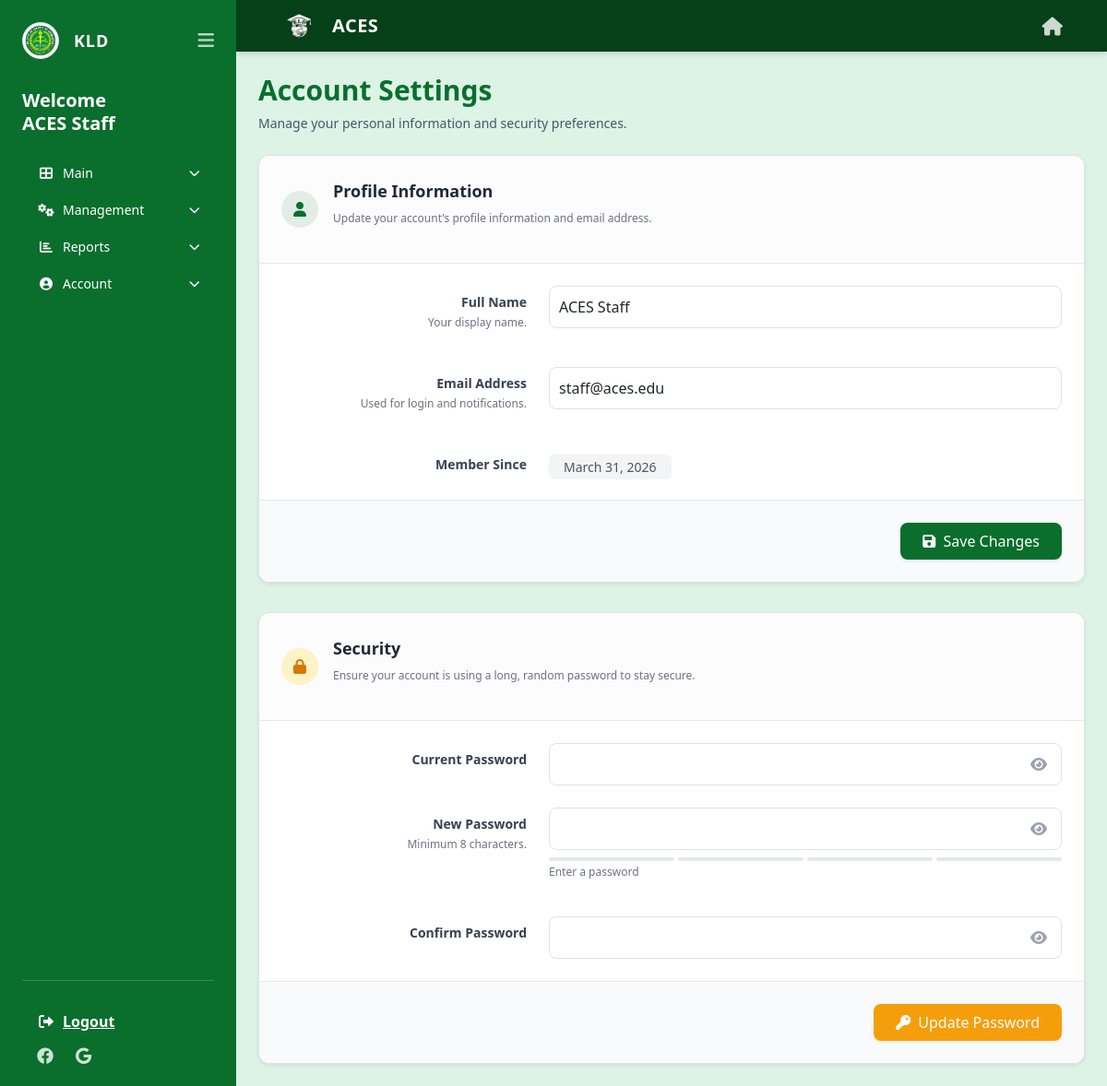
Before: /staff/account.php (signed in) with the older database file.
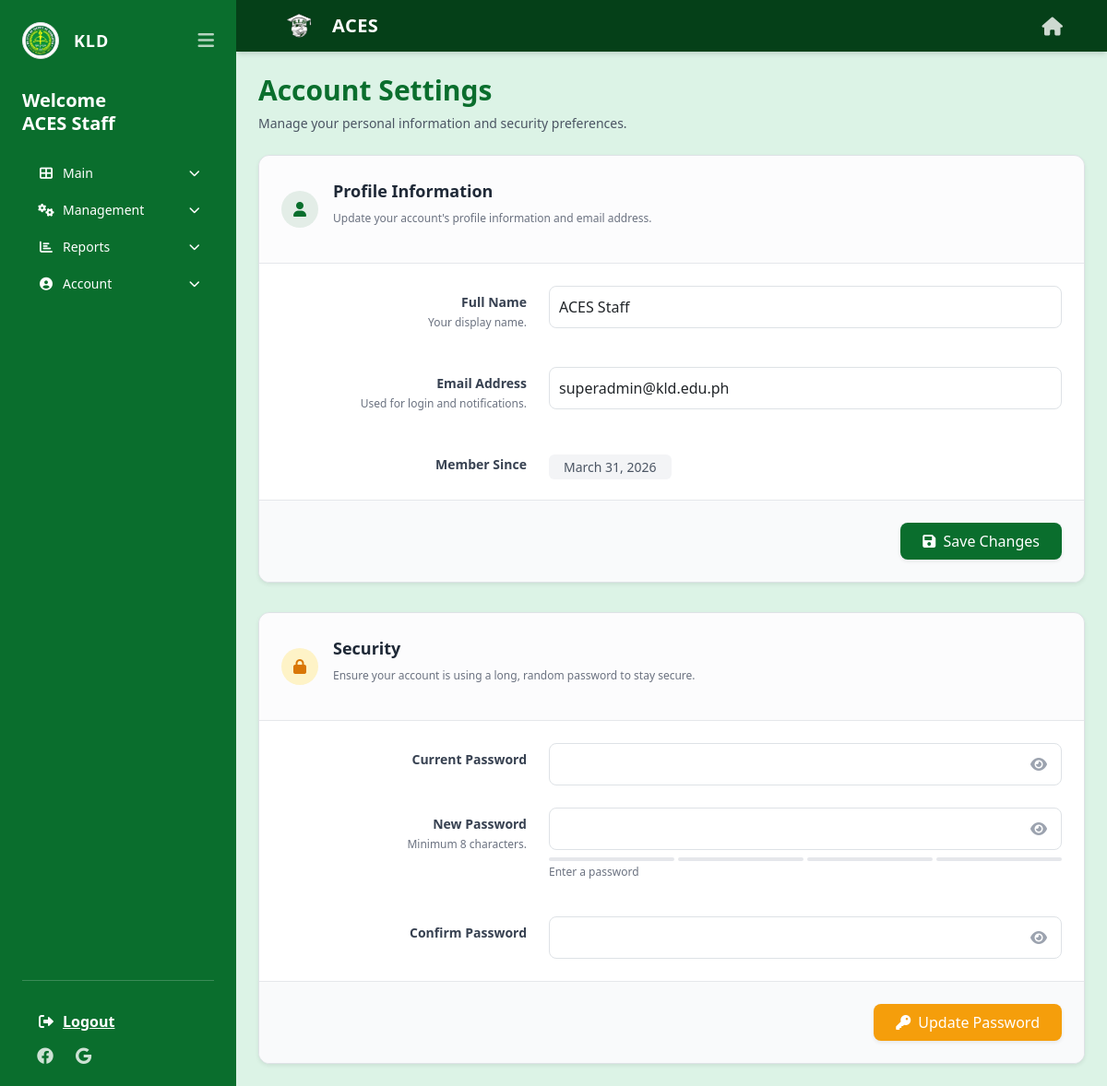
After: the same page with the newer database file.
### tables this page shows
CREATE TABLE `users` (
  `user_id` int(11) NOT NULL,
  `email` varchar(100) NOT NULL,
  `password_hash` varchar(255) NOT NULL,
  `is_verified` tinyint(1) NOT NULL DEFAULT 0,
  `verification_token` varchar(64) DEFAULT NULL,
  `verification_expires` datetime DEFAULT NULL,
  `reset_token` varchar(64) DEFAULT NULL,
  `reset_expires` datetime DEFAULT NULL,
  `full_name` varchar(100) NOT NULL,
  `role` enum('student','staff') NOT NULL,
  `staff_role` varchar(50) DEFAULT NULL,
  `is_active` tinyint(1) NOT NULL DEFAULT 1,
  `created_by` int(11) DEFAULT NULL,
  `created_at` datetime DEFAULT current_timestamp(),
  `pending_email` varchar(255) DEFAULT NULL,
  `email_change_pin` varchar(6) DEFAULT NULL,
  `email_pin_expiry` datetime DEFAULT NULL
);

### staff/account.php (the view, shortened to what the changed rows need)
<?php
require_once __DIR__ . '/../includes/auth.php';
$stmt = $pdo->prepare("SELECT full_name FROM users WHERE user_id = ?");
$stmt->execute([$_SESSION['user_id']]);
$staff = $stmt->fetch();
$staff_name = $staff['full_name'];
$stmt_user = $pdo->prepare("SELECT email, full_name, created_at FROM users WHERE user_id = ?");
$stmt_user->execute([$_SESSION['user_id']]);
$user_data = $stmt_user->fetch();
?>
<!DOCTYPE html>
<html lang="en" class="h-full">
<head>
    <link rel="stylesheet" href="../assets/css/tailwind.css">
    <link href="https://cdn.jsdelivr.net/npm/bootstrap@5.3.0/dist/css/bootstrap.min.css" rel="stylesheet">
    <link rel="stylesheet" href="https://cdnjs.cloudflare.com/ajax/libs/font-awesome/6.0.0/css/all.min.css">
</head>
<body class="bg-[#dcf3e6] font-sans h-screen flex flex-col md:flex-row">
<?php include '../includes/staff_sidebar.php'; ?>
<div class="flex-1 flex flex-col overflow-hidden">
    <main class="flex-1 p-4 md:p-8 overflow-y-auto no-scrollbar">
        <div class="mb-6">
            <h1 class="text-3xl font-bold text-[#0a6e2d]">Account Settings</h1>
        </div>
        <div class="max-w-4xl mx-auto space-y-8">
            <div class="bg-white rounded-xl shadow-sm border border-gray-200 overflow-hidden">
                <form method="POST">
                    <div class="p-6 space-y-6">
                        <div class="grid grid-cols-1 md:grid-cols-3 gap-6 items-start">
                            <div class="md:col-span-2">
                                <input type="text" name="full_name" value="<?= htmlspecialchars($user_data['full_name']) ?>" class="w-full border border-gray-300 rounded-lg p-2.5 focus:ring-2 focus:ring-[#0a6e2d] focus:border-[#0a6e2d] transition-shadow" required>
                            </div>
                        </div>
                        <div class="grid grid-cols-1 md:grid-cols-3 gap-6 items-start">
                            <div class="md:col-span-2">
                                <input type="email" name="email" value="<?= htmlspecialchars($user_data['email']) ?>" class="w-full border border-gray-300 rounded-lg p-2.5 focus:ring-2 focus:ring-[#0a6e2d] focus:border-[#0a6e2d] transition-shadow" required>
                            </div>
                        </div>
                        <div class="grid grid-cols-1 md:grid-cols-3 gap-6 items-start">
                            <div class="md:col-span-2 pt-2">
                                <span class="text-sm text-gray-600 bg-gray-100 px-3 py-1 rounded-md"><?= date('F j, Y', strtotime($user_data['created_at'])) ?></span>
                            </div>
                        </div>
                    </div>
                </form>
            </div>
        </div>
    </main>
</div>
</body>
</html>

### includes/staff_sidebar.php (shortened to what the changed rows need)
<aside id="staffSidebar" class="hidden md:flex w-64 bg-[#0a6e2d] text-white flex-col p-4 shrink-0 h-screen sticky top-0 transition-all duration-300 overflow-y-auto">
    <div>
        <div class="mb-6 sidebar-text">
            <h2 class="text-xl font-bold leading-tight">Welcome<br><?= htmlspecialchars($staff_name) ?></h2>
        </div>
    </div>
</aside>

Changed rows visible on the page:
changed users "ACES Staff": email "staff@aces.edu" → "superadmin@kld.edu.ph"
